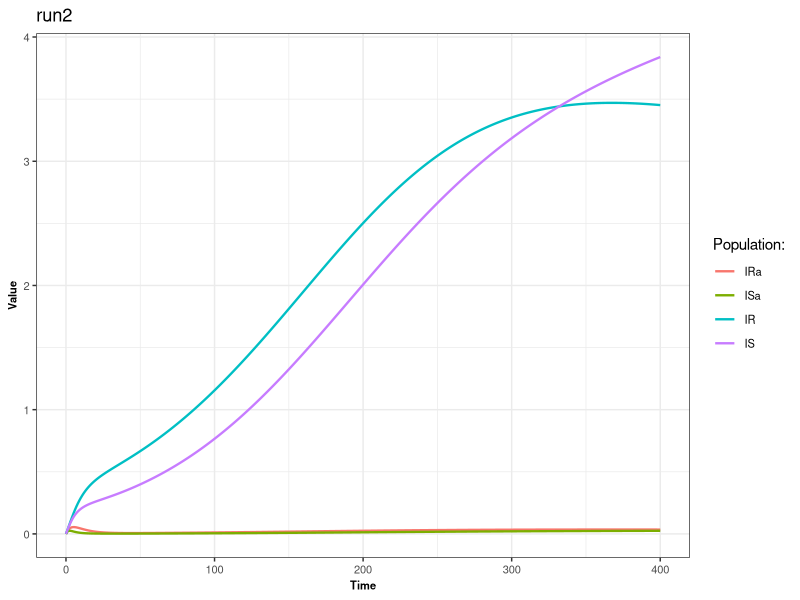
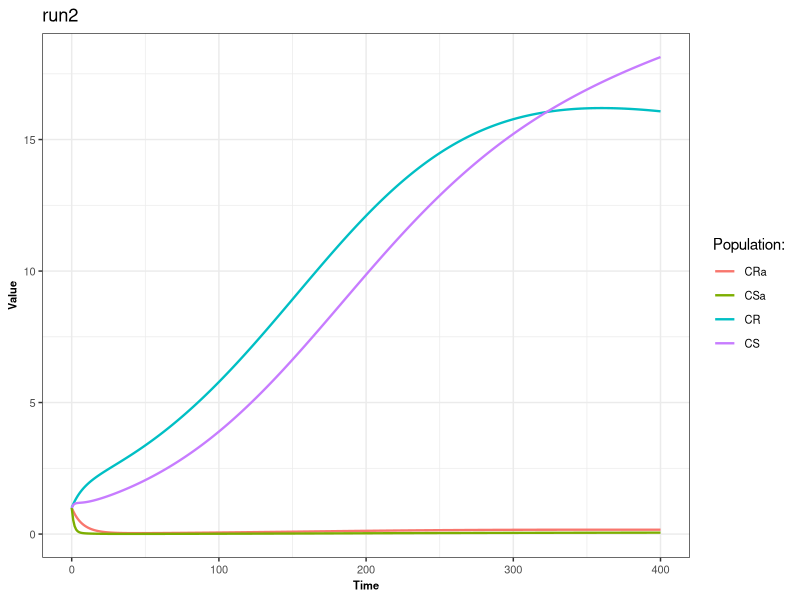
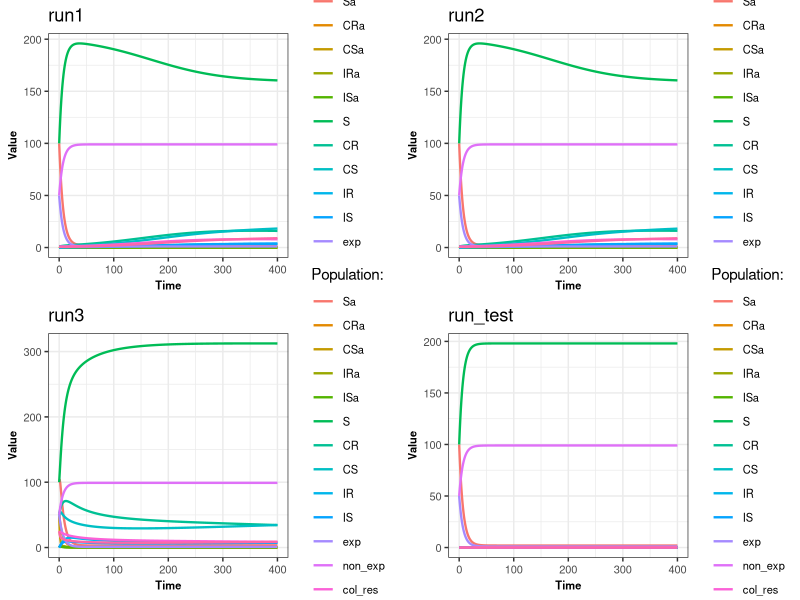

The R source for these figures, in order:
library(deSolve)
library(ggplot2)
library(reshape2)
library(dplyr)
library(gridExtra)

Res_model <- function(t, pop, param) {
  
  with(as.list(c(pop, param)), {
    
    
    N=Sa+CRa+CSa+IRa+ISa+S+CR+CS+IR+IS
    
  
    
    dSa <- -Sa*((beta*ct*(CRa+IRa)/N)+(beta*ct*(CR+IR)/N)+beta*(CSa+ISa+CS+IS)/N)+delta*IRa+delta*ISa-omega*Sa+teta*S+gamma*CRa+(gamma+alpha)*CSa
    dCRa <- Sa*((beta*ct*(CRa+IRa)/N)+beta*ct*(CR+IR)/N)-gamma*CRa-rhoRa*CRa-omega*CRa+teta*CR
    dCSa <- Sa*(beta*(CSa+ISa+CS+IS)/N)-(gamma+alpha)*CSa-rhoSa*CSa-omega*CSa+teta*CS
    dIRa <- rhoRa*CRa-delta*IRa-omega*IRa+teta*IR
    dISa <- rhoSa*CSa-delta*ISa-omega*ISa+teta*IS
    
    dS <- -S*((beta*ct*(CRa+IRa)/N)+(beta*ct*(CR+IR)/N)+beta*(CSa+ISa+CS+IS)/N)+delta*IR+delta*IS+omega*Sa-teta*S+gamma*CR+gamma*CS
    dCR <- S*((beta*ct*(CRa+IRa)/N)+beta*ct*(CR+IR)/N)-gamma*CR-rho*CR+omega*CRa-teta*CR
    dCS <- S*(beta*(CSa+ISa+CS+IS)/N)-gamma*CS-rho*CS+omega*CSa-teta*CS
    dIR <- rho*CR-delta*IR+omega*IRa-teta*IR
    dIS <- rho*CS-delta*IS+omega*ISa-teta*IS
    
 
    res<-c(dSa,dCRa,dCSa,dIRa,dISa,dS,dCR,dCS,dIR,dIS)
    exp<-(Sa+CRa+CSa+IRa+ISa)*100/N
    non_exp<-(S+CR+CS+IR+IS)*100/N
    
    col_res<-(CR+CRa)*100/N
    col_s<-(CS+CSa)*100/N
    
    list(res,exp=exp,non_exp=non_exp,col_res=col_res,col_s=col_s)
    
  })
  
}

  create_params<-function(beta=0.065,ct=0.95,delta=0.14,gamma=0.03,rho=0.03,rhoRa=0.03,rhoSa=0.03,teta=0.0014,omega=0.14,alpha=0.5)
{
  list(beta=beta,ct=ct,delta=delta,gamma=gamma,rho=rho,rhoRa=rhoRa,rhoSa=rhoSa,teta=teta,omega=omega,alpha=alpha)
}

create_initial_cond<-function(Sa0=100,CRa0=1,CSa0=1,IRa0=0,ISa0=0,S0=100,CR0=1,CS0=1,IR0=0,IS0=0){
  c(Sa=Sa0,CRa=CRa0,CSa=CSa0,IRa=IRa0,ISa=ISa0,S=S0,CR=CR0,CS=CS0,IR=IR0,IS=IS0)
}

run<-function(Init.cond,param,Tmax=400,dt=1){
  Time=seq(from=0,to=Tmax,by=dt)
  result = as.data.frame(lsoda(Init.cond, Time, Res_model,param))
  return(result)
  
}

graph<- function(data,filter_values){
  data_name<-as.character(substitute(data))
  if(!is.null(filter_values))
  {
    p<-data %>%
      melt(id = "time") %>%
      filter(variable %in% filter_values) %>%
      ggplot() +
      geom_line(aes(time, value, colour = variable), linewidth = 0.8) +
      theme_bw() +
      theme(axis.text = element_text(size = 8),
            axis.title = element_text(size = 8, face = "bold"),
            legend.text = element_text(size = 8)) +
      labs(title=data_name,x = "Time", y = "Value", colour = "Population:")
    
    
  }
  else{
    p<-data %>%
      melt(id = "time") %>%
      ggplot() +
      geom_line(aes(time, value, colour = variable), linewidth = 0.8) +
      theme_bw() +
      theme(axis.text = element_text(size = 8),
            axis.title = element_text(size = 8, face = "bold"),
            legend.text = element_text(size = 8)) +
      labs(title=data_name,x = "Time", y = "Value", colour = "Population:")
    
    
  }
  
  return(p)
}


param<-create_params()
Init.cond<-create_initial_cond(CRa0=0,CSa0=0,CR0=0,CS0=0)
run_test<-run(Init.cond,param)
runtest_g<-graph(run_test,NULL)


Init.cond<-create_initial_cond()
param<-create_params(rhoSa=0.08)
run1<-run(Init.cond,param)
run1_g<-graph(run1,NULL)

Init.cond<-create_initial_cond()
param<-create_params()
run2<-run(Init.cond,param)
run2_g<-graph(run2,NULL)
graph(run2,c("IRa","ISa","IR","IS"))
graph(run2,c("CRa","CSa","CR","CS"))

Init.cond<-create_initial_cond(CRa0=50,CSa0=50,CR0=50,CS0=50)
param<-create_params()
run3<-run(Init.cond,param)
run3_g<-graph(run3, NULL)




grid.arrange(run1_g,run2_g,run3_g,runtest_g,ncol=2)

# on s'interesse aux individus colonisés par une souche résistante avec présence d'antibiotiques et sans
gCR<-graph(run1,c("CRa","CR"))

# on s'interesse aux individus colonisés par la souche sensible en présence et absence d'antibiotiques
gCS<-graph(run1,c("CSa","CS"))

#On va s'interesser à au nombres d'individus colonisés par la soucghe suscepitble selon le taux d'antibiotiques alpha
{
results_df <- data.frame(Alpha = numeric(), Last_CSa = numeric())

Init.cond<-create_initial_cond()
param<-create_params(alpha=0.15)
alpha1<-run(Init.cond,param)
new_row=data.frame(Alpha=param$alpha, Last_CSa=tail(alpha1$CSa, n = 1))
results_df <- bind_rows(results_df, new_row)

param<-create_params(alpha=0.25)
alpha2<-run(Init.cond,param)
new_row=data.frame(Alpha=param$alpha, Last_CSa=tail(alpha2$CSa, n = 1))
results_df <- bind_rows(results_df, new_row)

param<-create_params(alpha=0.37)
alpha3<-run(Init.cond,param)
new_row=data.frame(Alpha=param$alpha, Last_CSa=tail(alpha3$CSa, n = 1))
results_df <- bind_rows(results_df, new_row)

param<-create_params(alpha=0.1)
alpha4<-run(Init.cond,param)
new_row=data.frame(Alpha=param$alpha, Last_CSa=tail(alpha4$CSa, n = 1))
results_df <- bind_rows(results_df, new_row)

param<-create_params(alpha=0.86)
alpha5<-run(Init.cond,param)
new_row=data.frame(Alpha=param$alpha, Last_CSa=tail(alpha5$CSa, n = 1))
results_df <- bind_rows(results_df, new_row)

param<-create_params(alpha=0.5)
alpha6<-run(Init.cond,param)
new_row=data.frame(Alpha=param$alpha, Last_CSa=tail(alpha6$CSa, n = 1))
results_df <- bind_rows(results_df, new_row)

param<-create_params(alpha=0.68)
alpha7<-run(Init.cond,param)
new_row=data.frame(Alpha=param$alpha, Last_CSa=tail(alpha7$CSa, n = 1))
results_df <- bind_rows(results_df, new_row)

param<-create_params(alpha=0.90)
alpha8<-run(Init.cond,param)
new_row=data.frame(Alpha=param$alpha, Last_CSa=tail(alpha8$CSa, n = 1))
results_df <- bind_rows(results_df, new_row)

param<-create_params(alpha=0)
alpha9<-run(Init.cond,param)
new_row=data.frame(Alpha=param$alpha, Last_CSa=tail(alpha9$CSa, n = 1))
results_df <- bind_rows(results_df, new_row)

param<-create_params(alpha=1)
alpha10<-run(Init.cond,param)
new_row=data.frame(Alpha=param$alpha, Last_CSa=tail(alpha10$CSa, n = 1))
results_df <- bind_rows(results_df, new_row)

ggplot(data   = results_df,              
       mapping = aes(x = Alpha,    
                     y = Last_CSa)) +   
  geom_point(color="blue")+
  geom_line(color="purple")+
  theme_bw()+
  labs(title="Number of people in CSa according to the rate of antiobiotics (alpha)")


graph_alpha<-ggplot() + 
  geom_line(data=alpha9, aes(x=time,y=CSa), stat = "identity", colour="orange")+
  geom_line(data=alpha4, aes(x=time,y=CSa), stat = "identity", colour="blue")+
  geom_line(data=alpha6, aes(x=time,y=CSa), stat = "identity", colour="green")+
  geom_line(data=alpha8, aes(x=time,y=CSa),stat = "identity", colour="red")+
  geom_line(data=alpha10, aes(x=time,y=CSa),stat = "identity", colour="pink")+
  labs(title="People colonized by a sensitive strain, exposed to antibiotics",x = "Time", y = "CSa")+
  theme_bw()

graph_alpha_I<-ggplot() + 
  geom_line(data=alpha9, aes(x=time,y=ISa), stat = "identity", colour="orange")+
  geom_line(data=alpha4, aes(x=time,y=ISa), stat = "identity", colour="blue")+
  geom_line(data=alpha6, aes(x=time,y=ISa), stat = "identity", colour="green")+
  geom_line(data=alpha8, aes(x=time,y=ISa),stat = "identity", colour="red")+
  geom_line(data=alpha10, aes(x=time,y=ISa),stat = "identity", colour="pink")+
  labs(title="People infected by a sensitive strain, exposed to antibiotics",x = "Time", y = "ISa")+
  theme_bw()

}
